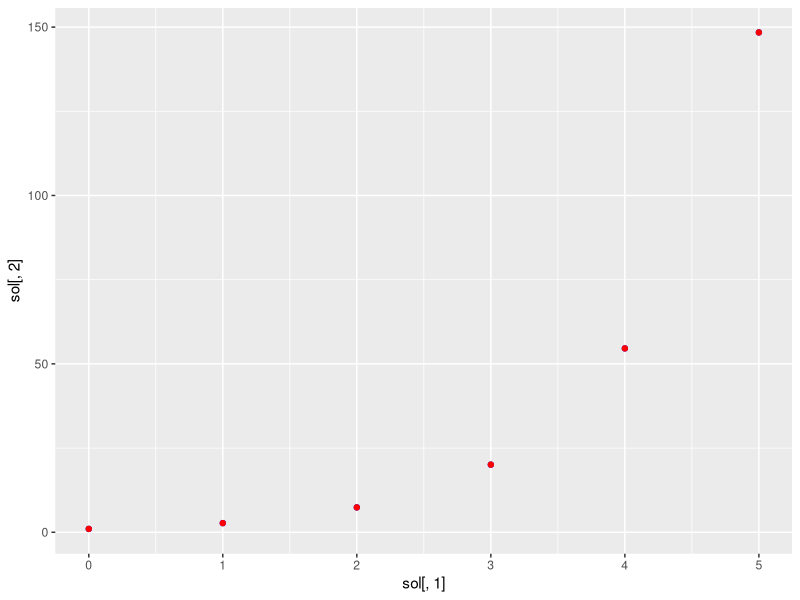
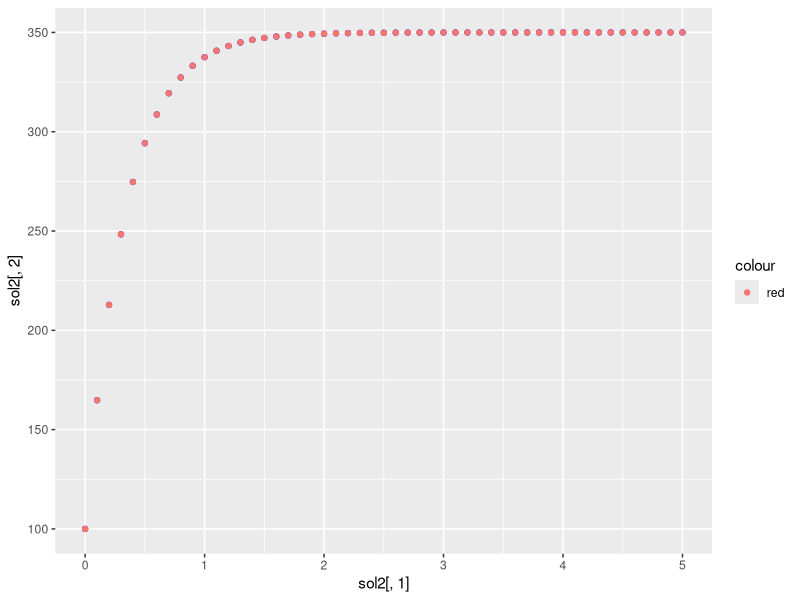
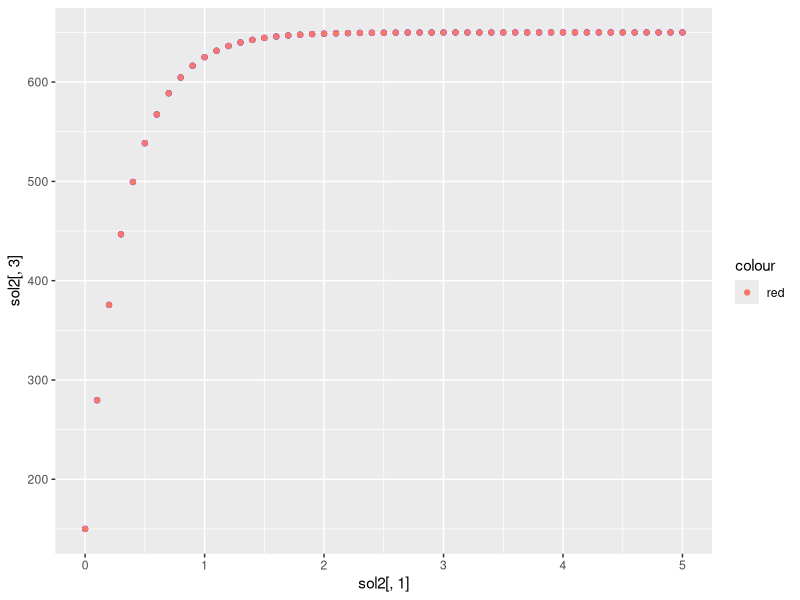

Source code (R) for these figures, in order:
########################################################################
# Опыты с решением ОДУ на R
########################################################################

library(deSolve)
library(ggplot2)


##############################################################
# Пример одного ДУ
##############################################################


f_ode <- function(t, x, parms){
  return(list(x))
}

f_ode(1, 2, NULL)
times <- seq(0, 5, 1)


sol <- ode(y = 1, times = times, func = f_ode, parms = list())

ggplot() +
  geom_point(aes(x = sol[, 1], y = sol[, 2]), col = "blue") +
  geom_point(aes(x = sol[, 1], y = exp(sol[, 1])), col = "red")


##############################################################
# Пример системы ДУ
##############################################################

a <- 1
b <- 2
A <- 1000

f_ode2 <- function(t, x, parms){
  return(list(c(a * (A - x[1] - x[2]), b * (A - x[1] - x[2]))))
}

x0 <- 100
y0 <- 150
t0 <- 0

times2 <- seq(0, 5, 0.1)

sol2 <- ode(y = c(x0, y0), times = times2, func = f_ode2, parms = list())

sol_f <- function(t){
  return(list(x = ((x0 - A)*(b + a*exp(-(a + b)*(t - t0))) + y0*(-a + a*exp(-(a + b)*(t - t0))))/(a + b) + A, 
              y = ((x0 - A)*(-b + b*exp(-(a + b)*(t - t0))) + y0*(a + b*exp(-(a + b)*(t - t0))))/(a + b)))
}

sol_f(times2)


ggplot() +
  geom_point(aes(x = sol2[, 1], y = sol2[, 2]), col = "blue") +
  geom_point(aes(x = sol2[, 1], y = sol_f(times2)$x, col = "red"))


ggplot() +
  geom_point(aes(x = sol2[, 1], y = sol2[, 3]), col = "blue") +
  geom_point(aes(x = sol2[, 1], y = sol_f(times2)$y, col = "red"))
